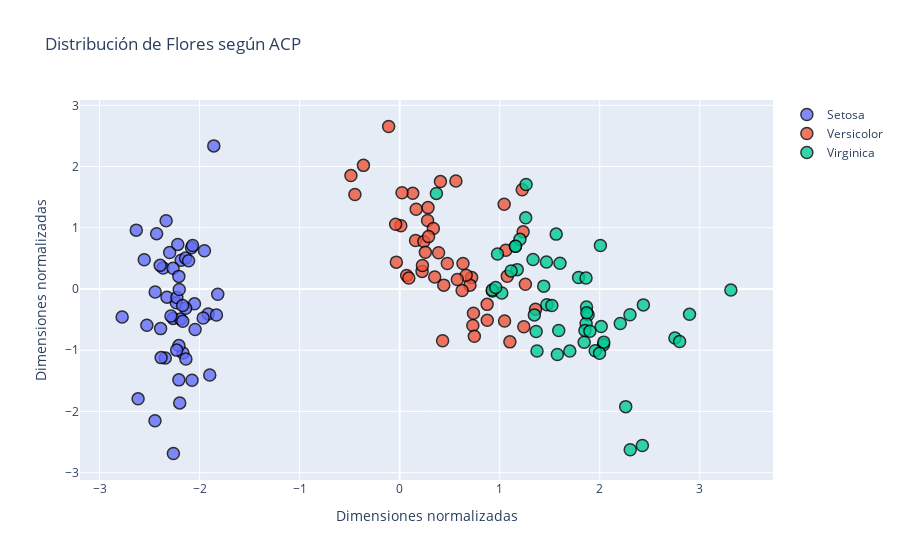

The code cell stored with this chart in its notebook:
### Code cell
results = []

for name in ('Setosa', 'Versicolor', 'Virginica'):
    result = go.Scatter(
                    x=Y[y==name, 0],
                    y=Y[y==name, 1],
                    mode="markers",
                    name=name,
                    marker = dict(size=12, line = dict(color = 'rgb(0,0,0)', width = 1.5), opacity=0.8)  
                    )
    results.append(result)
    
layout = dict(showlegend=True, title='Distribución de Flores según ACP',
              xaxis= dict(title= 'Dimensiones normalizadas', ticklen= 5, zeroline= True),
              yaxis= dict(title= 'Dimensiones normalizadas', ticklen= 5, zeroline= True)   
             )

fig = go.Figure(data = results, layout = layout)

iplot(fig)
